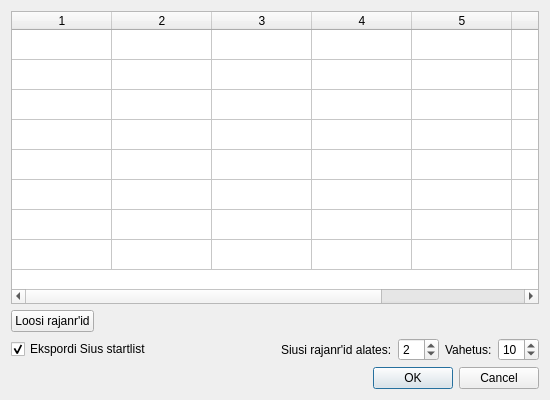
<?xml version="1.0" encoding="UTF-8"?>
<ui version="4.0">
 <class>FinalsFileExport</class>
 <widget class="QDialog" name="FinalsFileExport">
  <property name="geometry">
   <rect>
    <x>0</x>
    <y>0</y>
    <width>550</width>
    <height>400</height>
   </rect>
  </property>
  <property name="windowTitle">
   <string>Finaali faili eksport</string>
  </property>
  <property name="windowIcon">
   <iconset resource="../protokollitaja.qrc">
    <normaloff>:/images/Protokollitaja.ico</normaloff>:/images/Protokollitaja.ico</iconset>
  </property>
  <layout class="QVBoxLayout" name="verticalLayout">
   <item>
    <widget class="QTableWidget" name="finalsCompetitorsTable">
     <property name="wordWrap">
      <bool>false</bool>
     </property>
     <property name="rowCount">
      <number>8</number>
     </property>
     <property name="columnCount">
      <number>7</number>
     </property>
     <attribute name="horizontalHeaderVisible">
      <bool>true</bool>
     </attribute>
     <attribute name="verticalHeaderVisible">
      <bool>false</bool>
     </attribute>
     <attribute name="verticalHeaderDefaultSectionSize">
      <number>30</number>
     </attribute>
     <row/>
     <row/>
     <row/>
     <row/>
     <row/>
     <row/>
     <row/>
     <row/>
     <column/>
     <column/>
     <column/>
     <column/>
     <column/>
     <column/>
     <column/>
    </widget>
   </item>
   <item>
    <layout class="QHBoxLayout" name="horizontalLayout_2">
     <item>
      <widget class="QPushButton" name="ballotButton">
       <property name="text">
        <string>Loosi rajanr'id</string>
       </property>
      </widget>
     </item>
     <item>
      <spacer name="horizontalSpacer_2">
       <property name="orientation">
        <enum>Qt::Horizontal</enum>
       </property>
       <property name="sizeHint" stdset="0">
        <size>
         <width>238</width>
         <height>20</height>
        </size>
       </property>
      </spacer>
     </item>
    </layout>
   </item>
   <item>
    <layout class="QHBoxLayout" name="horizontalLayout">
     <item>
      <widget class="QCheckBox" name="exportStartListBox">
       <property name="text">
        <string>Ekspordi Sius startlist</string>
       </property>
       <property name="checked">
        <bool>true</bool>
       </property>
      </widget>
     </item>
     <item>
      <spacer name="horizontalSpacer">
       <property name="orientation">
        <enum>Qt::Horizontal</enum>
       </property>
       <property name="sizeHint" stdset="0">
        <size>
         <width>28</width>
         <height>20</height>
        </size>
       </property>
      </spacer>
     </item>
     <item>
      <widget class="QLabel" name="targetNumberLabel">
       <property name="text">
        <string>Siusi rajanr'id alates:</string>
       </property>
      </widget>
     </item>
     <item>
      <widget class="QSpinBox" name="targetNumberBox">
       <property name="minimum">
        <number>1</number>
       </property>
       <property name="value">
        <number>2</number>
       </property>
      </widget>
     </item>
     <item>
      <widget class="QLabel" name="relayLabel">
       <property name="text">
        <string>Vahetus:</string>
       </property>
      </widget>
     </item>
     <item>
      <widget class="QSpinBox" name="relayNumberBox">
       <property name="value">
        <number>10</number>
       </property>
      </widget>
     </item>
    </layout>
   </item>
   <item>
    <widget class="QDialogButtonBox" name="buttonBox">
     <property name="orientation">
      <enum>Qt::Horizontal</enum>
     </property>
     <property name="standardButtons">
      <set>QDialogButtonBox::Cancel|QDialogButtonBox::Ok</set>
     </property>
    </widget>
   </item>
  </layout>
 </widget>
 <resources>
  <include location="../protokollitaja.qrc"/>
 </resources>
 <connections>
  <connection>
   <sender>buttonBox</sender>
   <signal>accepted()</signal>
   <receiver>FinalsFileExport</receiver>
   <slot>accept()</slot>
   <hints>
    <hint type="sourcelabel">
     <x>229</x>
     <y>278</y>
    </hint>
    <hint type="destinationlabel">
     <x>157</x>
     <y>274</y>
    </hint>
   </hints>
  </connection>
  <connection>
   <sender>buttonBox</sender>
   <signal>rejected()</signal>
   <receiver>FinalsFileExport</receiver>
   <slot>reject()</slot>
   <hints>
    <hint type="sourcelabel">
     <x>297</x>
     <y>284</y>
    </hint>
    <hint type="destinationlabel">
     <x>286</x>
     <y>274</y>
    </hint>
   </hints>
  </connection>
 </connections>
</ui>
